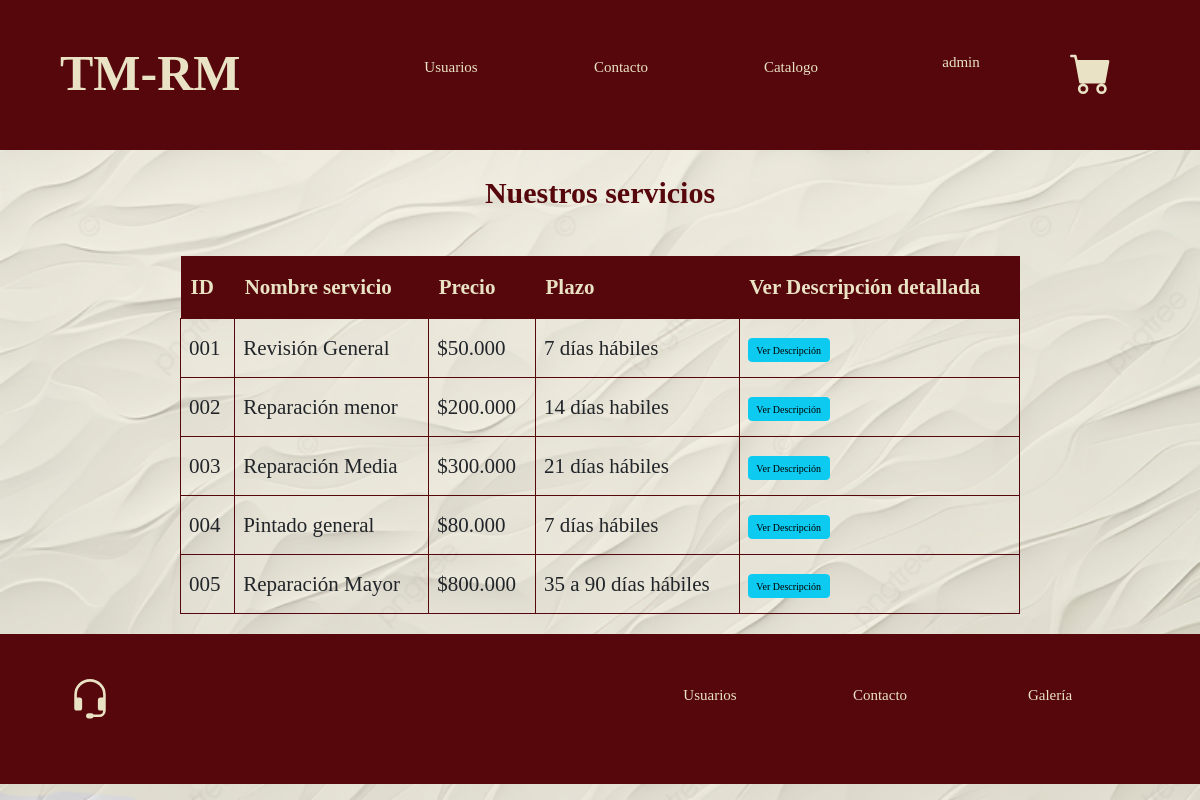
The app's page /catalogo (signed in) with its own data.
### taller1/models.py (models this page shows, shortened)
class Servicio(models.Model):
    id_servicio =  models.CharField(primary_key=True, max_length=10)
    nombre_serv =  models.CharField(max_length=20)
    precio = models.CharField(max_length=11)
    plazo_entrega = models.CharField(max_length=20)
    descripcion_servicio = models.CharField(max_length=500)

### taller1/views.py (the view)
# urls.py: path('catalogo', views.servicios, name='catalogo'),  # Aquí mapea la URL /catalogo a la función servicios
def servicios(request):
    servicios = Servicio.objects.all()
    context = {"servicios": servicios}
    return render(request, 'taller1/catalogo.html', context)

### taller1/templates/taller1/catalogo.html (shortened to what this page needs)
{% extends 'taller1/base.html' %}
{% load static %}
{% block content %}
<div>
    <h1 class="subtitulo centrar-texto no-margin">Nuestros servicios</h1>
</div>
<div style="text-align: center;">
    <div class="contenedor_listado">
        <table class="tabla_listado centrar-texto">
            <thead class="cabeza_tabla">
                <tr>
                    <th>ID</th>
                    <th>Nombre servicio</th>
                    <th>Precio</th>
                    <th>Plazo</th>
                    <th>Ver Descripción detallada</th>
                </tr>
            </thead>
            <tbody class="cuerpo_tabla">
                {% for x in servicios %}
                    <tr>
                        <td>{{ x.id_servicio }}</td>
                        <td>{{ x.nombre_serv }}</td>
                        <td>{{ x.precio }}</td>
                        <td>{{ x.plazo_entrega }}</td>
                        <td>
                            <button type="button" class="btn btn-info" data-toggle="modal" data-target="#descripcionModal{{ x.id_servicio }}">
                                Ver Descripción
                            </button>
                        </td>
                    </tr>
                {% endfor %}
            </tbody>
        </table>
    </div>
</div>
{% endblock %}

### taller1/templates/taller1/base.html (shortened to what this page needs)
{% load static %}
<!DOCTYPE html>
<html lang="en">
  <head>
    {% load bootstrap5 %}
    {% bootstrap_css %}
    <link rel="stylesheet" href="{% static 'css/Styles.css' %}" />
  </head>
  <body>
    <header>
      <div class="contenedor">
        <nav class="navbar navbar-expand-lg barra">
          <a class="navbar-brand logo" href="{% url 'index' %}"><h1 class="tamano__logo logo__bold no-margin centrar-texto">TM-RM</h1></a>
          <div class="collapse navbar-collapse" id="navbarNav">
            <ul class="navbar-nav ms-auto navegacion">
              <li class="nav-item">
                <a class="nav-link navegacion__enlace buttonNav" href="{% url 'noticias' %}">Usuarios</a>
              </li>
              <li class="nav-item">
                <a class="nav-link navegacion__enlace buttonNav" href="{% url 'contacto' %}">Contacto</a>
              </li>
              <li class="nav-item">
                <a class="nav-link navegacion__enlace buttonNav" href="{% url 'catalogo' %}">Catalogo</a>
              </li>
              <li class="nav-item dropdown">
                <a class="dropdown-item navegacion__enlace buttonNav" href="#" id="navbarDropdown" role="button" data-bs-toggle="dropdown" aria-expanded="false">
                    {% if user.is_authenticated %}
                        {{ user.username }}
                    {% else %}
                    <a href="{% url 'login' %}" class="nav-link navegacion__enlace buttonNav">Iniciar Sesión</a>
                    {% endif %}
                </a>
              </li>
              <li class="nav-item">
                <a class="logo" href="{% url 'carrito' %}">
                <button id="carritoBtn" class="btn carrito navegacion__enlace" type="button">
                </button>
                </a>
              </li>
            </ul>
          </div>
        </nav>
      </div>
    </header>
    {% block content %}
    {% endblock %}
    <footer>
      <div class="contenedor">
        <div class="barra">
          <a class="logo" href="{% url 'contacto' %}">
            <button class="btn carrito navegacion__enlace" type="button" data-placement="bottom">
            </button>
          </a>
          <nav class="navegacion">
            <a href="{% url 'crud' %}" class="navegacion__enlace buttonNav">Usuarios</a>
            <a href="{% url 'contacto' %}" class="navegacion__enlace buttonNav">Contacto</a>
            <a href="{% url 'catalogo' %}" class="navegacion__enlace buttonNav">Galería</a>
          </nav>
        </div>
      </div>
    </footer>
  </body>
</html>

### taller1/static/css/Styles.css (style rules this page uses)
:root { --ColorPrincipal: #56070C; --colorSecundario: #e9e2c4; --colorFormularioFondo: #56070ce0; --colorFormulario: #eae2c337; --fuenteHeading: 'Segoe UI', Tahoma, Geneva, Verdana, sans-serif --fuenteParrafos: 'Open Sans', sans-serif; }
html { box-sizing: border-box; font-size: 62.5%; }
*, *:before, *:after { box-sizing: inherit; }
body { font-family: var(--fuenteParrafos); font-size: 1rem; line-height: 2; margin: 0; background-image: url('/static/img/fondo2.png'); background-size: cover; background-attachment: fixed; }
a { text-decoration: none; }
h1, h2, h3, h4 { font-family: var(--fuenteHeading); line-height: 1.2; }
h1 { font-size: 7rem; }
.no-margin { margin: 0; }
.centrar-texto { text-align: center; }
.subtitulo { color: var(--ColorPrincipal); font-size: 3rem; font-family: var(--fuenteHeading); margin: 2.5rem; font-weight: 800; }
.contenedor { width: 90%; max-width: 170rem; margin: 0 auto; }
header, footer { background-color: var(--ColorPrincipal); height: 15rem; background-size: cover; background-repeat: no-repeat; background-position: center; }
.tamano__logo { font-size: 5rem; }
.logo { color: var(--colorSecundario); font-size: 3.5rem; }
.logo__bold { font-weight: 700; }
.barra { padding-top: 4rem; display: flex; justify-content: space-between; align-items: center; font-size: 2rem; }
.navegacion { display: flex; gap: 1rem; background-color: var(--ColorPrincipal); flex-wrap: wrap; }
.buttonNav { background-color: transparent; color: #fff; width: 14rem; height: 4rem; text-align: center; transition: all 0.6s ease; border-radius: 1em; }
.navegacion__enlace { display: block; text-align: center; font-size: 1.5rem; color: var(--colorSecundario); background-color: var(--ColorPrincipal); margin-right: 2rem; }
.carrito svg { width: 4.2rem; height: 4.2rem; display: flex; justify-content: center; }
.contenedor_listado { display: flex; justify-content: center; }
.tabla_listado { width: 70%; border-collapse: collapse; margin: 2rem 0; font-size: 2.1rem; text-align: left; font-family: var(--fuenteParrafos); }
.cabeza_tabla th { background-color: var(--ColorPrincipal); color: var(--colorSecundario); padding: 1rem; }
.cuerpo_tabla td { border: 1px solid var(--ColorPrincipal); padding: 8px; }

### records on screen
Servicio: id_servicio "001", nombre_serv "Revisión General", precio "$50.000", plazo_entrega "7 días hábiles"
Servicio: id_servicio "002", nombre_serv "Reparación menor", precio "$200.000", plazo_entrega "14 días habiles"
Servicio: id_servicio "003", nombre_serv "Reparación Media", precio "$300.000", plazo_entrega "21 días hábiles"
Servicio: id_servicio "004", nombre_serv "Pintado general", precio "$80.000", plazo_entrega "7 días hábiles"
Servicio: id_servicio "005", nombre_serv "Reparación Mayor", precio "$800.000", plazo_entrega "35 a 90 días hábiles"

### other values on screen
{{ user.username }} "admin"
